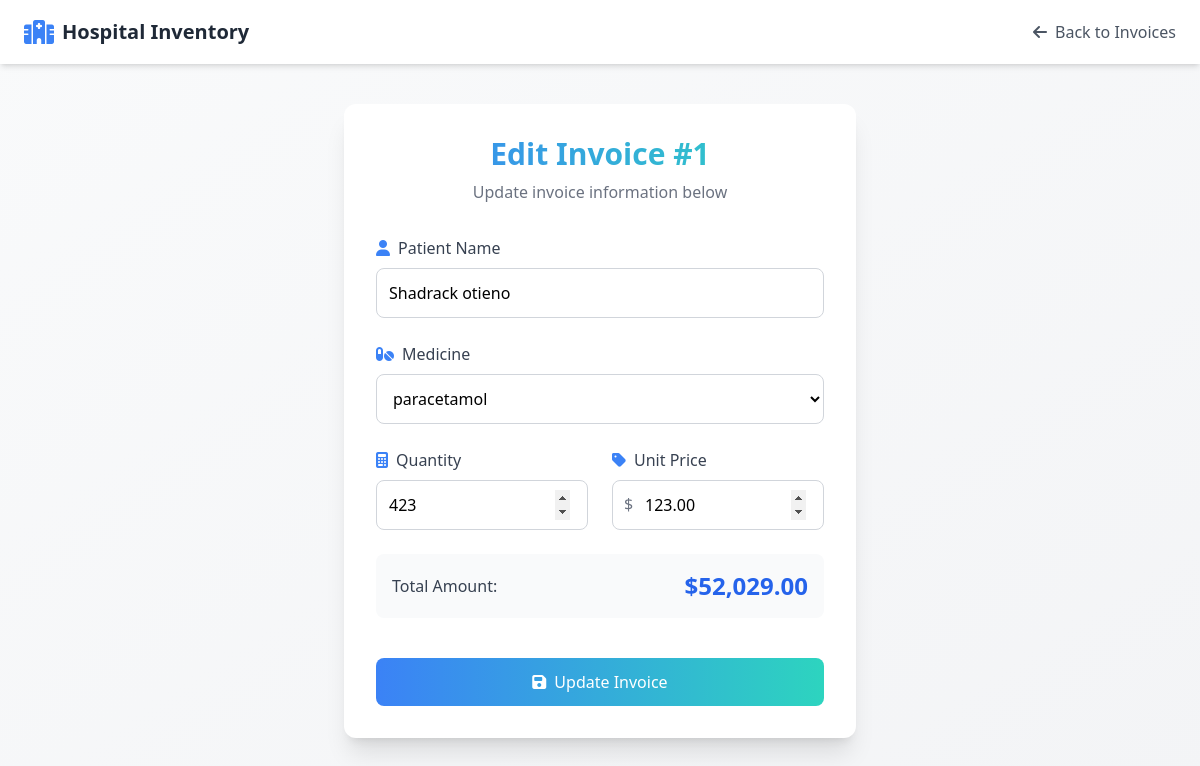
Before: /edit_invoice.php?id=1 with the older database file.
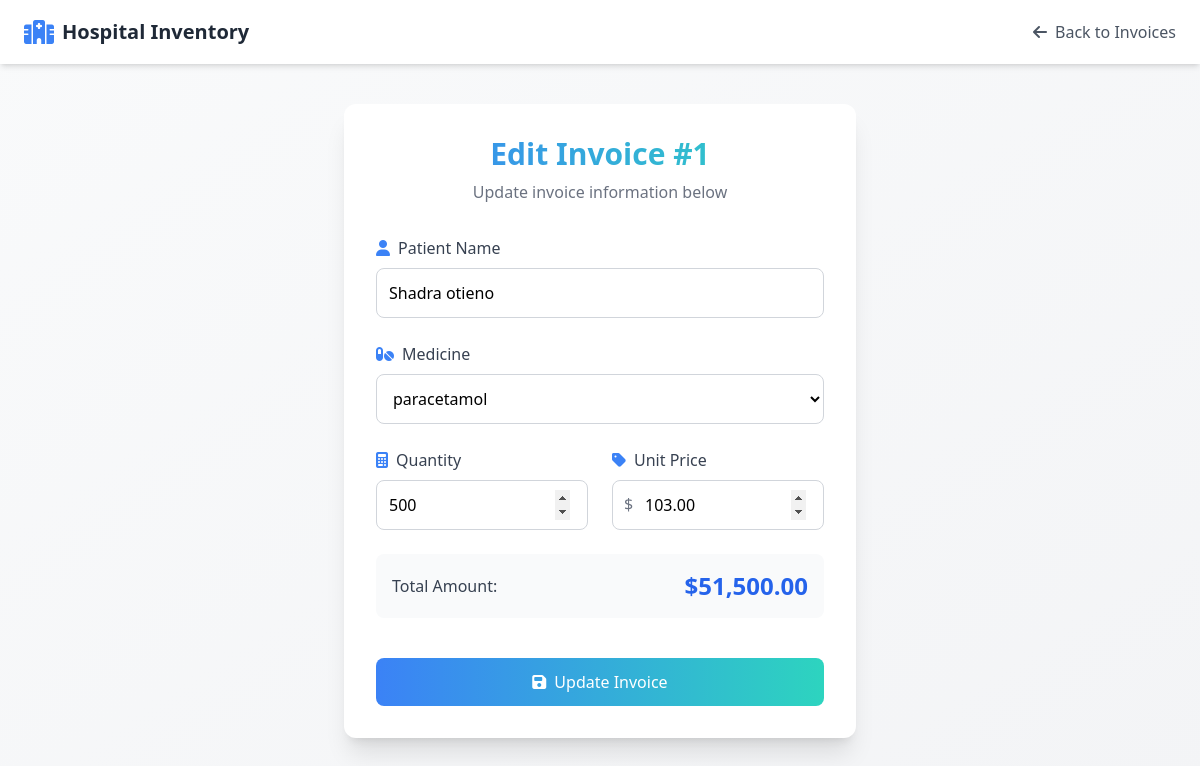
After: the same page with the newer database file.
### tables this page shows
CREATE TABLE `invoices` (
  `id` int(11) NOT NULL,
  `patient_name` varchar(255) NOT NULL,
  `medicine_id` int(11) NOT NULL,
  `quantity` int(11) NOT NULL,
  `unit_price` decimal(10,2) NOT NULL,
  `total_amount` decimal(10,2) NOT NULL,
  `invoice_date` timestamp NOT NULL DEFAULT current_timestamp(),
  `status` enum('Paid','Unpaid') DEFAULT 'Unpaid'
);

CREATE TABLE `med_drug` (
  `id` int(11) NOT NULL,
  `name` varchar(255) NOT NULL,
  `description` text NOT NULL,
  `expiry_date` date NOT NULL,
  `quantity` int(11) NOT NULL
);

### edit_invoice.php (the view, shortened to what the changed rows need)
<?php
$servername = "localhost";
$username = "root";
$password = "";
$dbname = "hospital_inventory";
$conn = new mysqli($servername, $username, $password, $dbname);
if (isset($_GET['id'])) {
    $invoice_id = $_GET['id'];
    $sql = "SELECT * FROM invoices WHERE id = ?";
    $stmt = $conn->prepare($sql);
    $stmt->bind_param("i", $invoice_id);
    $stmt->execute();
    $result = $stmt->get_result();
    $invoice = $result->fetch_assoc();
} else {
    die("Invoice ID not provided.");
}
$medicines = [];
$sql_meds = "SELECT id, name FROM med_drug";
$result_meds = $conn->query($sql_meds);
while ($row = $result_meds->fetch_assoc()) {
    $medicines[] = $row;
}
$current_total = $invoice['quantity'] * $invoice['unit_price'];
?>
<!DOCTYPE html>
<html lang="en">
<head>
    <script src="https://cdn.tailwindcss.com"></script>
    <link rel="stylesheet" href="https://cdnjs.cloudflare.com/ajax/libs/font-awesome/6.1.1/css/all.min.css">
</head>
<body class="bg-gradient-to-br from-gray-50 to-gray-100 min-h-screen">
    <div class="container mx-auto px-4 py-10">
        <div class="flex justify-center">
            <div class="bg-white rounded-xl shadow-xl w-full max-w-lg card-hover fade-in p-6 md:p-8">
                <div class="text-center mb-8">
                    <h1 class="text-3xl font-bold gradient-text mb-2">Edit Invoice #<?php echo $invoice_id; ?></h1>
                </div>
                <form method="POST" class="space-y-6">
                    <div class="fade-in" style="animation-delay: 0.1s">
                        <label for="patient_name" class="block text-gray-700 font-medium mb-2">
                            <i class="fas fa-user text-blue-500 mr-2"></i>Patient Name
                        </label>
                        <input
                            type="text"
                            name="patient_name"
                            id="patient_name"
                            value="<?php echo htmlspecialchars($invoice['patient_name']); ?>"
                            class="w-full p-3 border border-gray-300 rounded-lg custom-focus transition-all duration-300"
                            required
                        >
                    </div>
                    <div class="fade-in" style="animation-delay: 0.2s">
                        <label for="medicine_id" class="block text-gray-700 font-medium mb-2">
                            <i class="fas fa-pills text-blue-500 mr-2"></i>Medicine
                        </label>
                        <select
                            name="medicine_id"
                            id="medicine_id"
                            class="w-full p-3 border border-gray-300 rounded-lg custom-focus transition-all duration-300 bg-white"
                            required
                        >
                            <?php foreach ($medicines as $medicine): ?>
                                <option value="<?php echo $medicine['id']; ?>" <?php echo ($medicine['id'] == $invoice['medicine_id']) ? 'selected' : ''; ?>>
                                    <?php echo $medicine['name']; ?>
                                </option>
                            <?php endforeach; ?>
                        </select>
                    </div>
                    <div class="grid grid-cols-1 md:grid-cols-2 gap-6 fade-in" style="animation-delay: 0.3s">
                        <div>
                            <label for="quantity" class="block text-gray-700 font-medium mb-2">
                                <i class="fas fa-calculator text-blue-500 mr-2"></i>Quantity
                            </label>
                            <input
                                type="number"
                                name="quantity"
                                id="quantity"
                                value="<?php echo $invoice['quantity']; ?>"
                                min="1"
                                class="w-full p-3 border border-gray-300 rounded-lg custom-focus transition-all duration-300"
                                required
                                onchange="updateTotal()"
                            >
                        </div>
                        <div>
                            <div class="relative">
                                <span class="absolute left-3 top-3 text-gray-500">$</span>
                                <input
                                    type="number"
                                    name="unit_price"
                                    id="unit_price"
                                    value="<?php echo $invoice['unit_price']; ?>"
                                    min="0.01"
                                    step="0.01"
                                    class="w-full p-3 pl-8 border border-gray-300 rounded-lg custom-focus transition-all duration-300"
                                    required
                                    onchange="updateTotal()"
                                >
                            </div>
                        </div>
                    </div>
                    <div class="bg-gray-50 rounded-lg p-4 fade-in" style="animation-delay: 0.4s">
                        <div class="flex justify-between items-center">
                            <span class="text-gray-700 font-medium">Total Amount:</span>
                            <span class="text-2xl font-bold text-blue-600" id="total_display">$<?php echo number_format($current_total, 2); ?></span>
                        </div>
                    </div>
                </form>
            </div>
        </div>
    </div>
</body>
</html>

Changed rows visible on the page:
changed invoices "paracetamol": patient_name "Shadrack otieno" → "Shadra otieno"; quantity "423" → "500"; unit_price "123.00" → "103.00"; current_total "52,029.00" → "51,500.00"
